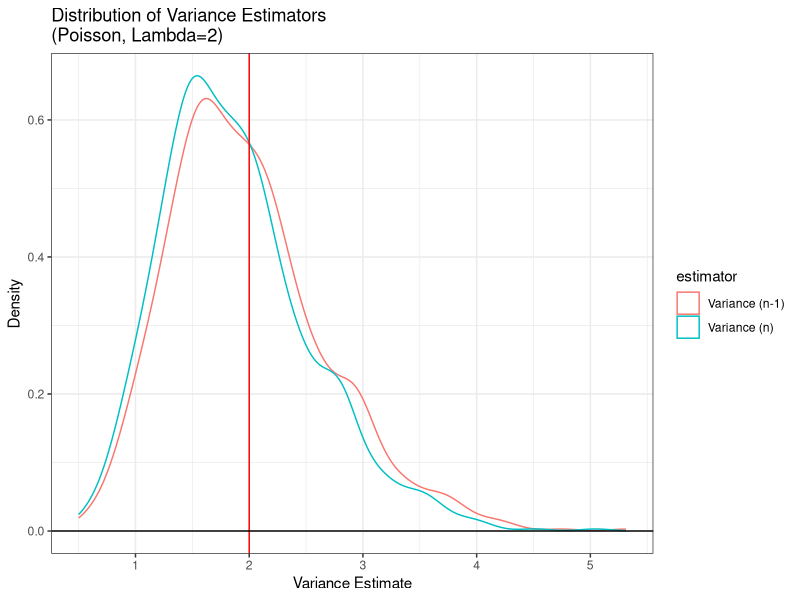
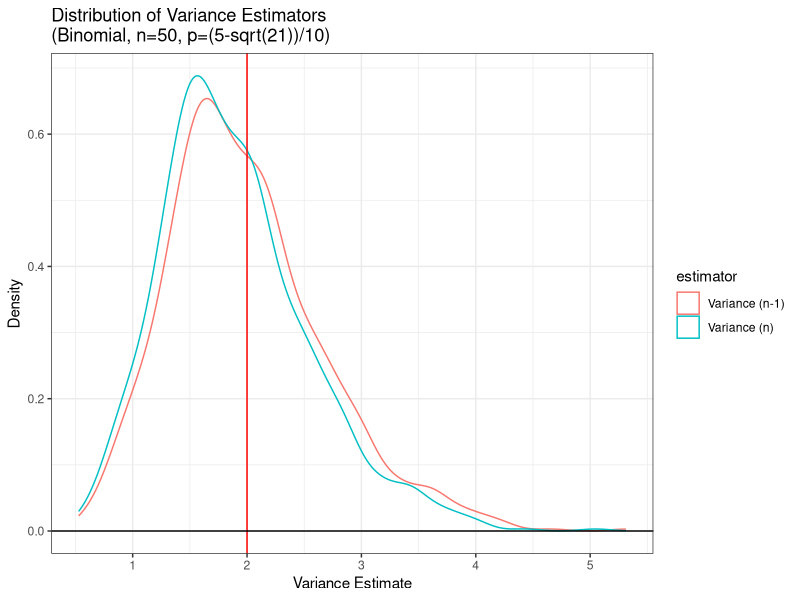
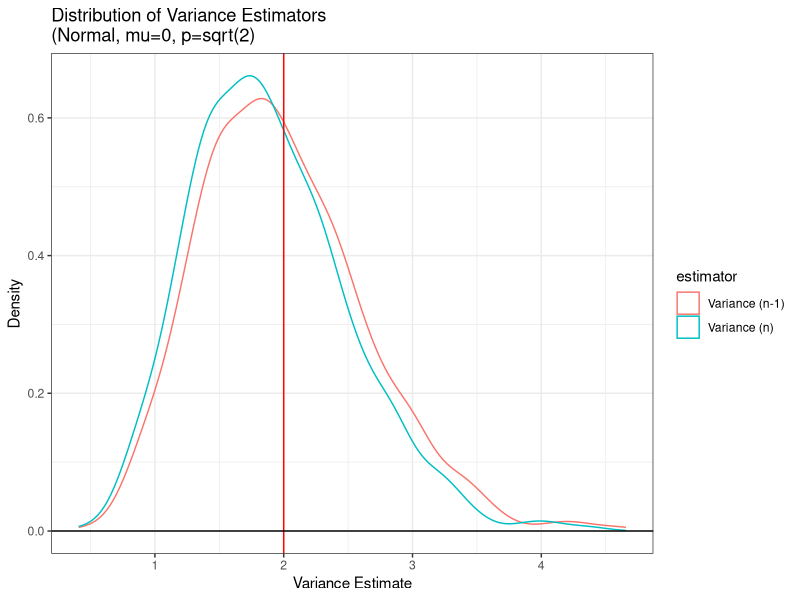
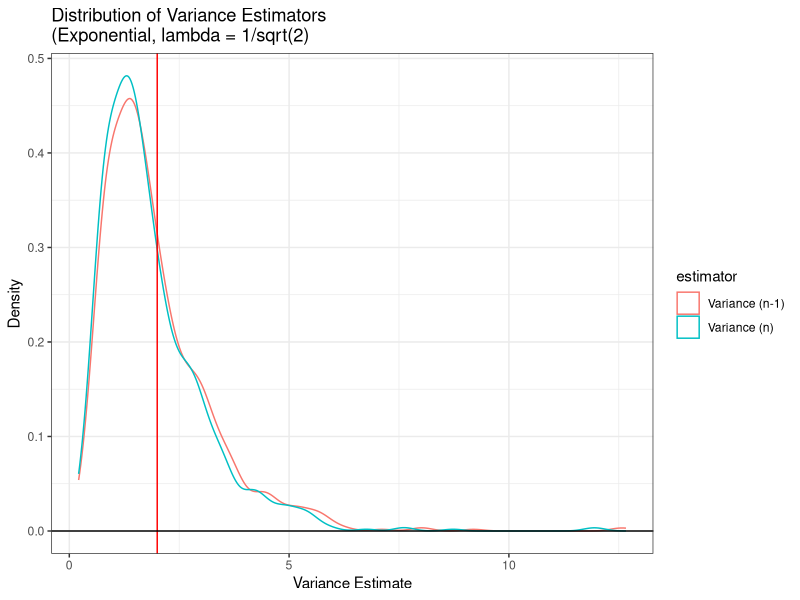

R code for these plots, in order:
## ---- chunk 1
#| echo: false

default_chunk_hook  <- knitr::knit_hooks$get("chunk")

latex_font_size <- c("Huge", "huge", "LARGE", "Large", 
                     "large", "normalsize", "small", 
                     "footnotesize", "scriptsize", "tiny")

knitr::knit_hooks$set(chunk = function(x, options) {
  x <- default_chunk_hook(x, options)
  if(options$size %in% latex_font_size) {
    paste0("\n \\", options$size, "\n\n", 
      x, 
      "\n\n \\normalsize"
    )
  } else {
    x
  }
})
## ---- chunk 2
#| label: load-packages
#| include: false
library(tidyverse)
library(patchwork)
library(knitr)
## ---- chunk 3
set.seed(7272)

var.n1 = NA #initialized vector for S_{n-1}^2
var.n = NA #initialized vector for S_{n}^2
n = 20
var.true = 2

for(i in 1:1000){
  x = rpois(n = n, lambda = 2)
  mean.val = sum(x) / n
  sqr.dev = (x-mean.val)^2
  
  var.n1[i] = sum(sqr.dev) / (n-1)
  var.n[i] = sum(sqr.dev) / n
}

# Compare estimators
bias.n1 = mean(var.n1 - var.true)
bias.n = mean(var.n - var.true)

precision.n1 = 1/var(var.n1)
precision.n = 1/var(var.n)

mse.n1 = bias.n1^2 + var(var.n1)
mse.n = bias.n^2 + var(var.n)

# Create numerical table
poisson.comparison = tibble(
  Estimator = c("Variance (n-1)", "Variance (n)"),
  Bias = c(bias.n1, bias.n),
  Precision = c(precision.n1,precision.n),
  MSE = c(mse.n1, mse.n)
)

poisson.comparison |>
  knitr::kable(digits = 2, caption = "Poisson Variance Estimator Comparison")

# Create Plots
ggdat = tibble(
  value = c(var.n1, var.n),
  estimator = rep(c("Variance (n-1)", "Variance (n)"), each = 1000)
)

ggdat |> ggplot() +
  geom_density(aes(x=value, color=estimator))+
  geom_vline(xintercept = var.true, col = "red") +
  geom_hline(yintercept = 0) +
  theme_bw() +
  labs(x = "Variance Estimate", 
       y = "Density",
       fill = "Estimator") +
  ggtitle("Distribution of Variance Estimators\n(Poisson, Lambda=2)")
## ---- chunk 4
set.seed(7272)

var.n1 = NA #initialized vector for S_{n-1}^2
var.n = NA #initialized vector for S_{n}^2
n = 20
var.true = 2

for(i in 1:1000){
  x = rbinom(n,50,(5-sqrt(21))/10)
  mean.val = sum(x) / n
  sqr.dev = (x-mean.val)^2
  
  var.n1[i] = sum(sqr.dev) / (n-1)
  var.n[i] = sum(sqr.dev) / n
}

# Compare estimators
bias.n1 = mean(var.n1 - var.true)
bias.n = mean(var.n - var.true)

precision.n1 = 1/var(var.n1)
precision.n = 1/var(var.n)

mse.n1 = bias.n1^2 + var(var.n1)
mse.n = bias.n^2 + var(var.n)

# Create numerical table
binom.comparison = tibble(
  Estimator = c("Variance (n-1)", "Variance (n)"),
  Bias = c(bias.n1, bias.n),
  Precision = c(precision.n1,precision.n),
  MSE = c(mse.n1, mse.n)
)

binom.comparison |>
  knitr::kable(digits = 2, caption = "Binomial Variance Estimator Comparison")

# Create Plots
ggdat = tibble(
  value = c(var.n1, var.n),
  estimator = rep(c("Variance (n-1)", "Variance (n)"), each = 1000)
)

ggdat |> ggplot() +
  geom_density(aes(x=value, color=estimator))+
  geom_vline(xintercept = var.true, col = "red") +
  geom_hline(yintercept = 0) +
  theme_bw() +
  labs(x = "Variance Estimate", 
       y = "Density",
       fill = "Estimator") +
  ggtitle("Distribution of Variance Estimators\n(Binomial, n=50, p=(5-sqrt(21))/10)")
## ---- chunk 5
set.seed(7272)

var.n1 = NA #initialized vector for S_{n-1}^2
var.n = NA #initialized vector for S_{n}^2
n = 20
var.true = 2

for(i in 1:1000){
  x = rnorm(n,0,sqrt(2))
  mean.val = sum(x) / n
  sqr.dev = (x-mean.val)^2
  
  var.n1[i] = sum(sqr.dev) / (n-1)
  var.n[i] = sum(sqr.dev) / n
}

# Compare estimators
bias.n1 = mean(var.n1 - var.true)
bias.n = mean(var.n - var.true)

precision.n1 = 1/var(var.n1)
precision.n = 1/var(var.n)

mse.n1 = bias.n1^2 + var(var.n1)
mse.n = bias.n^2 + var(var.n)

# Create numerical table
norm.comparison = tibble(
  Estimator = c("Variance (n-1)", "Variance (n)"),
  Bias = c(bias.n1, bias.n),
  Precision = c(precision.n1,precision.n),
  MSE = c(mse.n1, mse.n)
)

norm.comparison |>
  knitr::kable(digits = 2, caption = "Normal Dist. Variance Estimator Comparison")

# Create Plots
ggdat = tibble(
  value = c(var.n1, var.n),
  estimator = rep(c("Variance (n-1)", "Variance (n)"), each = 1000)
)

ggdat |> ggplot() +
  geom_density(aes(x=value, color=estimator))+
  geom_vline(xintercept = var.true, col = "red") +
  geom_hline(yintercept = 0) +
  theme_bw() +
  labs(x = "Variance Estimate", 
       y = "Density",
       fill = "Estimator") +
  ggtitle("Distribution of Variance Estimators\n(Normal, mu=0, p=sqrt(2)")
## ---- chunk 6
set.seed(7272)

var.n1 = NA #initialized vector for S_{n-1}^2
var.n = NA #initialized vector for S_{n}^2
n = 20
var.true = 2

for(i in 1:1000){
  x = rexp(n,rate=1/sqrt(2))
  mean.val = sum(x) / n
  sqr.dev = (x-mean.val)^2
  
  var.n1[i] = sum(sqr.dev) / (n-1)
  var.n[i] = sum(sqr.dev) / n
}

# Compare estimators
bias.n1 = mean(var.n1 - var.true)
bias.n = mean(var.n - var.true)

precision.n1 = 1/var(var.n1)
precision.n = 1/var(var.n)

mse.n1 = bias.n1^2 + var(var.n1)
mse.n = bias.n^2 + var(var.n)

# Create numerical table
exp.comparison = tibble(
  Estimator = c("Variance (n-1)", "Variance (n)"),
  Bias = c(bias.n1, bias.n),
  Precision = c(precision.n1,precision.n),
  MSE = c(mse.n1, mse.n)
)

exp.comparison |>
  knitr::kable(digits = 2, caption = "Exp. Distr. Variance Estimator Comparison")

# Create Plots
ggdat = tibble(
  value = c(var.n1, var.n),
  estimator = rep(c("Variance (n-1)", "Variance (n)"), each = 1000)
)

ggdat |> ggplot() +
  geom_density(aes(x=value, color=estimator))+
  geom_vline(xintercept = var.true, col = "red") +
  geom_hline(yintercept = 0) +
  theme_bw() +
  labs(x = "Variance Estimate", 
       y = "Density",
       fill = "Estimator") +
  ggtitle("Distribution of Variance Estimators\n(Exponential, lambda = 1/sqrt(2)")
